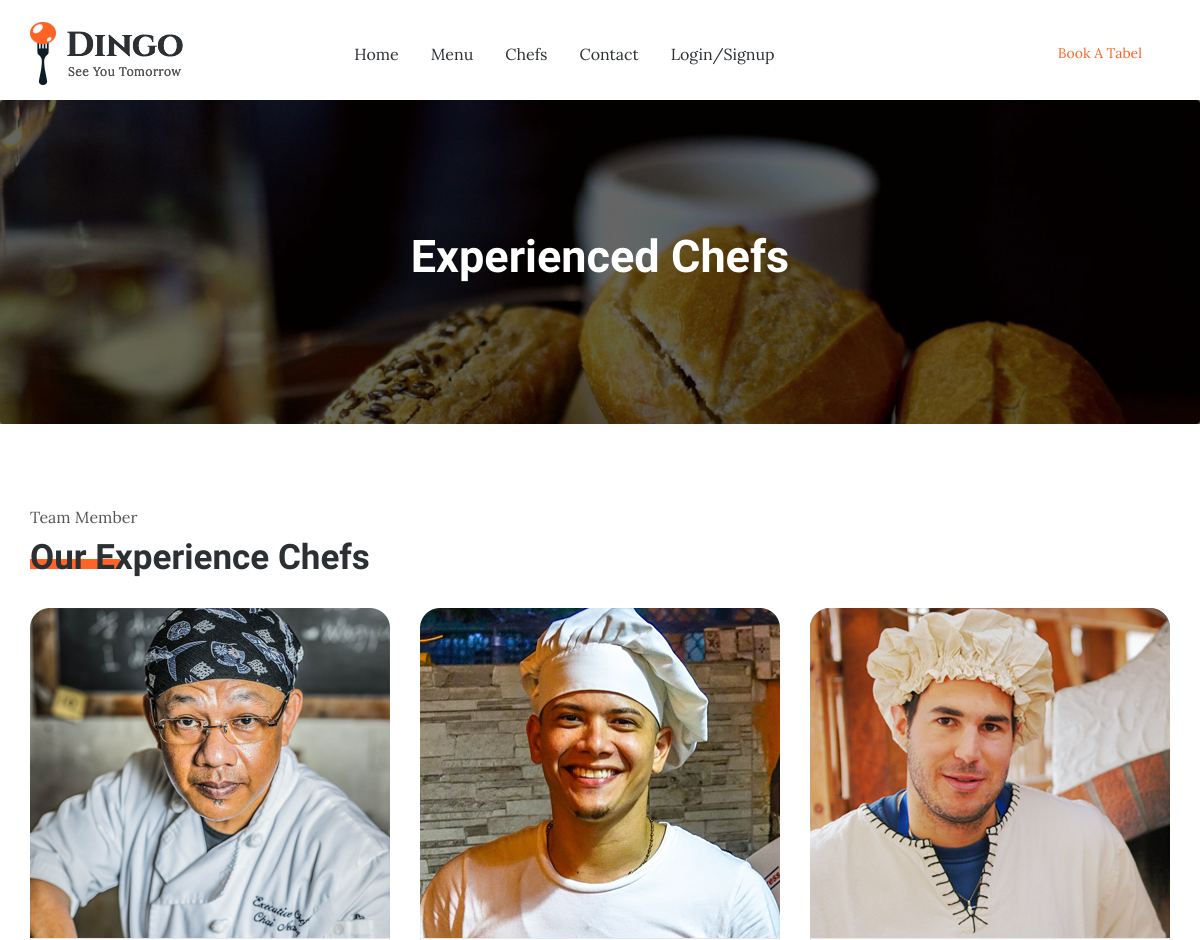
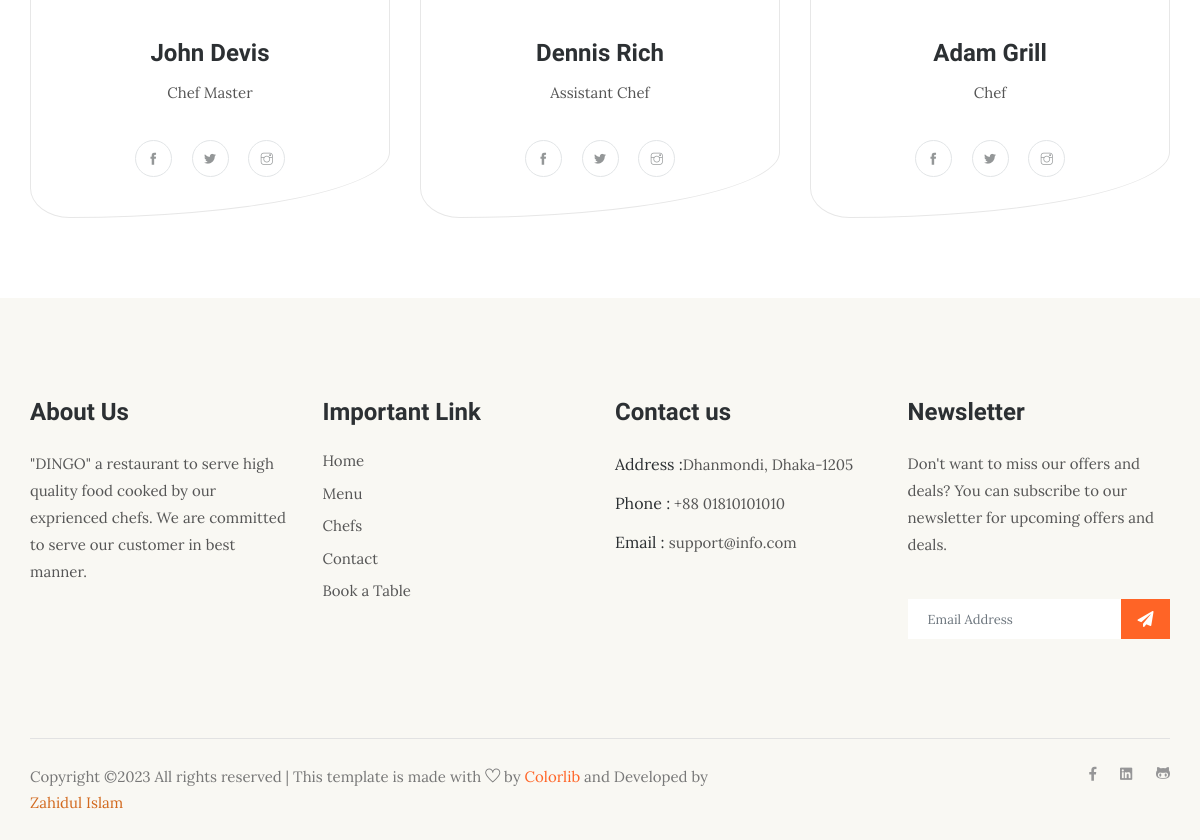
Screenshot of /chefs/ with the database file from the repository (2 pictures, top to bottom).
### base/models.py (models this page shows, shortened)
class Chef(models.Model):
    name = models.CharField(max_length=20)
    designation = models.CharField(max_length=30)
    fb_link = models.CharField(max_length=100,blank=True,null=True)
    tw_link = models.CharField(max_length=100,blank=True,null=True)
    ins_link = models.CharField(max_length=100,blank=True,null=True)
    chef_img = models.ImageField(upload_to='chefs',blank=True,null=True)

### base/views.py (the view)
# urls.py: path('chefs/',views.chefs,name='chefs'),
def chefs(request):
    chefs = Chef.objects.all()
    return render(request,'base/chefs.html',{'chefs':chefs})

### templates/base/chefs.html (shortened to what this page needs)
{% extends 'base/main.html'%}
{% block content %}
    <section class="breadcrumb breadcrumb_bg" style="margin-top: 100px;">
        <div class="container">
            <div class="row">
                <div class="col-lg-12">
                    <div class="breadcrumb_iner text-center">
                        <div class="breadcrumb_iner_item">
                            <h2>Experienced Chefs</h2>
                        </div>
                    </div>
                </div>
            </div>
        </div>
    </section>
    <section class="chefs_part blog_item_section section_padding">
        <div class="container">
            <div class="row">
                <div class="col-xl-5">
                    <div class="section_tittle">
                        <p>Team Member</p>
                        <h2>Our Experience Chefs</h2>
                    </div>
                </div>
            </div>
            <div class="row">
                {% for chef in chefs %}
                <div class="col-sm-6 col-lg-4">
                    <div class="single_blog_item">
                        <div class="single_blog_img">
                            <img src="{{chef.chef_img.url}}" alt="">
                        </div>
                        <div class="single_blog_text text-center">
                            <h3>{{chef.name}}</h3>
                            <p>{{chef.designation}}</p>
                            <div class="social_icon">
                                <a href="{{chef.fb_link}}" target="_blank"> <i class="ti-facebook"></i> </a>
                                <a href="{{chef.tw_link}}" target="_blank"> <i class="ti-twitter-alt"></i> </a>
                                <a href="{{chef.ins_link}}" target="_blank"> <i class="ti-instagram"></i> </a>
                            </div>
                        </div>
                    </div>
                </div>
                {% endfor %}
            </div>
        </div>
    </section>
    {% endblock content %}

### rows the page displays
Chef: chef_img (picture), name "John Devis", designation "Chef Master"
Chef: chef_img (picture), name "Dennis Rich", designation "Assistant Chef"
Chef: chef_img (picture), name "Adam Grill", designation "Chef"
